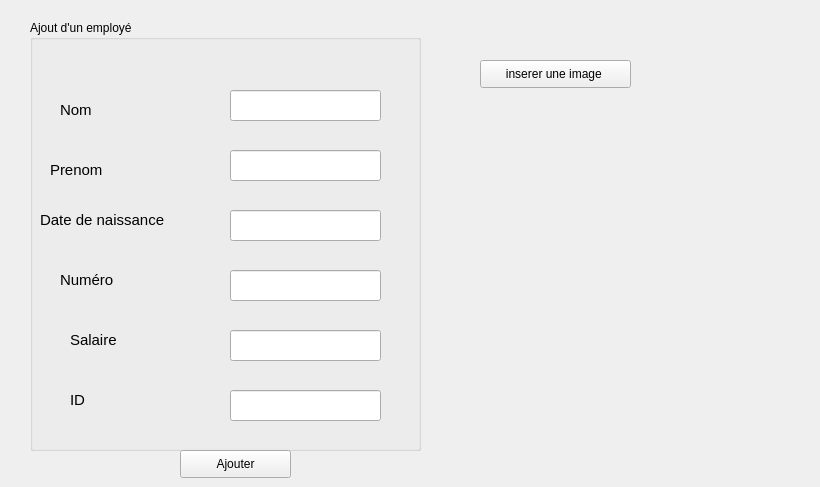
      <widget class="QWidget" name="ajout">
       <attribute name="title">
        <string>Ajouter</string>
       </attribute>
       <widget class="QPushButton" name="bin_image">
        <property name="geometry">
         <rect>
          <x>480</x>
          <y>60</y>
          <width>151</width>
          <height>28</height>
         </rect>
        </property>
         <property name="text">
         <string>inserer une image </string>
        </property>
        </widget>
       <widget class="QLabel" name="lbl_image_2">
        <property name="geometry">
         <rect>
          <x>570</x>
          <y>130</y>
          <width>241</width>
          <height>281</height>
         </rect>
        </property>
        <property name="text">
         <string />
        </property>
       </widget>
       <widget class="QGroupBox" name="groupBox">
        <property name="geometry">
         <rect>
          <x>30</x>
          <y>20</y>
          <width>391</width>
          <height>431</height>
         </rect>
        </property>
        <property name="title">
         <string>Ajout d'un employé </string>
        </property>
        <widget class="QLabel" name="label_2">
         <property name="geometry">
          <rect>
           <x>30</x>
           <y>80</y>
           <width>71</width>
           <height>21</height>
          </rect>
         </property>
         <property name="text">
          <string>&lt;html&gt;&lt;head/&gt;&lt;body&gt;&lt;p&gt;&lt;span style=" font-size:11pt;"&gt;Nom&lt;/span&gt;&lt;/p&gt;&lt;/body&gt;&lt;/html&gt;</string>
         </property>
        </widget>
        <widget class="QLineEdit" name="le_nom">
         <property name="geometry">
          <rect>
           <x>200</x>
           <y>70</y>
           <width>151</width>
           <height>31</height>
          </rect>
         </property>
          <property name="text">
          <string />
         </property>
        </widget>
        <widget class="QLabel" name="label_3">
         <property name="geometry">
          <rect>
           <x>20</x>
           <y>140</y>
           <width>71</width>
           <height>21</height>
          </rect>
         </property>
         <property name="text">
          <string>&lt;html&gt;&lt;head/&gt;&lt;body&gt;&lt;p&gt;&lt;span style=" font-size:11pt;"&gt;Prenom&lt;/span&gt;&lt;/p&gt;&lt;/body&gt;&lt;/html&gt;</string>
         </property>
        </widget>
        <widget class="QLineEdit" name="le_prenom">
         <property name="geometry">
          <rect>
           <x>200</x>
           <y>130</y>
           <width>151</width>
           <height>31</height>
          </rect>
         </property>
         </widget>
        <widget class="QLabel" name="label_4">
         <property name="geometry">
          <rect>
           <x>10</x>
           <y>190</y>
           <width>161</width>
           <height>21</height>
          </rect>
         </property>
         <property name="text">
          <string>&lt;html&gt;&lt;head/&gt;&lt;body&gt;&lt;p&gt;&lt;span style=" font-size:11pt;"&gt;Date de naissance&lt;/span&gt;&lt;/p&gt;&lt;/body&gt;&lt;/html&gt;</string>
         </property>
        </widget>
        <widget class="QLineEdit" name="le_date_naissance">
         <property name="geometry">
          <rect>
           <x>200</x>
           <y>190</y>
           <width>151</width>
           <height>31</height>
          </rect>
         </property>
         </widget>
        <widget class="QLabel" name="label_5">
         <property name="geometry">
          <rect>
           <x>30</x>
           <y>250</y>
           <width>81</width>
           <height>21</height>
          </rect>
         </property>
         <property name="text">
          <string>&lt;html&gt;&lt;head/&gt;&lt;body&gt;&lt;p&gt;&lt;span style=" font-size:11pt;"&gt;Numéro&lt;/span&gt;&lt;/p&gt;&lt;/body&gt;&lt;/html&gt;</string>
         </property>
        </widget>
        <widget class="QLineEdit" name="le_numero_telephone">
         <property name="geometry">
          <rect>
           <x>200</x>
           <y>250</y>
           <width>151</width>
           <height>31</height>
          </rect>
         </property>
         </widget>
        <widget class="QLabel" name="label_6">
         <property name="geometry">
          <rect>
           <x>40</x>
           <y>310</y>
           <width>71</width>
           <height>21</height>
          </rect>
         </property>
         <property name="text">
          <string>&lt;html&gt;&lt;head/&gt;&lt;body&gt;&lt;p&gt;&lt;span style=" font-size:11pt;"&gt;Salaire&lt;/span&gt;&lt;/p&gt;&lt;/body&gt;&lt;/html&gt;</string>
         </property>
        </widget>
        <widget class="QLineEdit" name="le_salaire">
         <property name="geometry">
          <rect>
           <x>200</x>
           <y>310</y>
           <width>151</width>
           <height>31</height>
          </rect>
         </property>
         </widget>
        <widget class="QLabel" name="label_7">
         <property name="geometry">
          <rect>
           <x>40</x>
           <y>370</y>
           <width>61</width>
           <height>21</height>
          </rect>
         </property>
         <property name="text">
          <string>&lt;html&gt;&lt;head/&gt;&lt;body&gt;&lt;p&gt;&lt;span style=" font-size:11pt;"&gt;ID&lt;/span&gt;&lt;/p&gt;&lt;/body&gt;&lt;/html&gt;</string>
         </property>
        </widget>
        <widget class="QLineEdit" name="le_id">
         <property name="geometry">
          <rect>
           <x>200</x>
           <y>370</y>
           <width>151</width>
           <height>31</height>
          </rect>
         </property>
         </widget>
       </widget>
       <widget class="QLabel" name="le_image">
        <property name="geometry">
         <rect>
          <x>580</x>
          <y>440</y>
          <width>211</width>
          <height>16</height>
         </rect>
        </property>
        <property name="text">
         <string />
        </property>
       </widget>
       <widget class="QPushButton" name="pb_ajouter">
        <property name="geometry">
         <rect>
          <x>180</x>
          <y>450</y>
          <width>111</width>
          <height>28</height>
         </rect>
        </property>
         <property name="text">
         <string>Ajouter</string>
        </property>
        </widget>
      </widget>
